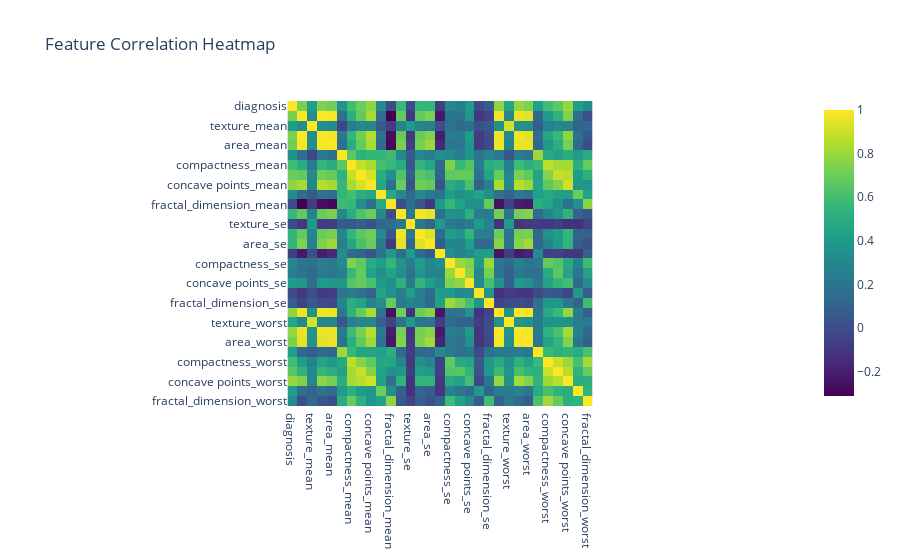

Source (notebook cell):
### Markdown cell above
# 🌡️ **Correlation Heatmap**

### 🎯 **Objective**:
- Visualize the correlation between features to identify relationships or redundancies in the dataset.

### 🔧 **Code**:
1. **Compute the Correlation Matrix**:
   - Use the `corr` method to calculate pairwise correlations between features:
     ```python
     correlation_matrix = data.corr()
     ```

2. **Create the Heatmap**:
   - Use `plotly.express.imshow` to create an interactive heatmap:
     ```python
     fig = px.imshow(
         correlation_matrix, 
         title='Feature Correlation Heatmap', 
         color_continuous_scale='Viridis'
     )
     ```

3. **Display the Heatmap**:
   - Render the heatmap:
     ```python
     fig.show()
     ```

### 🌈 **Visualization Output**:
- A heatmap showing correlation coefficients:
  - Values range from `-1` (perfect negative correlation) to `1` (perfect positive correlation).
  - `0` indicates no correlation.

### 💡 **Why Visualize?**
- Identify highly correlated features that may cause multicollinearity, which can degrade model performance.
- Aid in feature selection by removing redundant features.

### Code cell
# Correlation Heatmap
correlation_matrix = data.corr()
fig = px.imshow(
    correlation_matrix, 
    title='Feature Correlation Heatmap', 
    color_continuous_scale='Viridis'
)
fig.show()

### Figure 1 — Plotly figure (JSON) as saved in the notebook; plotly's stock layout.template omitted (floating-point values rounded to 4 significant figures; data arrays with more than 128 entries replaced by an {"elided": "..."} marker saying what was removed)
{"data": [{"coloraxis": "coloraxis", "hovertemplate": "x: %{x}<br>y: %{y}<br>color: %{z}<extra></extra>", "name": "0", "type": "heatmap", "x": ["diagnosis", "radius_mean", "texture_mean", "perimeter_mean", "area_mean", "smoothness_mean", "compactness_mean", "concavity_mean", "concave points_mean", "symmetry_mean", "fractal_dimension_mean", "radius_se", "texture_se", "perimeter_se", "area_se", "smoothness_se", "compactness_se", "concavity_se", "concave points_se", "symmetry_se", "fractal_dimension_se", "radius_worst", "texture_worst", "perimeter_worst", "area_worst", "smoothness_worst", "compactness_worst", "concavity_worst", "concave points_worst", "symmetry_worst", "fractal_dimension_worst"], "xaxis": "x", "y": ["diagnosis", "radius_mean", "texture_mean", "perimeter_mean", "area_mean", "smoothness_mean", "compactness_mean", "concavity_mean", "concave points_mean", "symmetry_mean", "fractal_dimension_mean", "radius_se", "texture_se", "perimeter_se", "area_se", "smoothness_se", "compactness_se", "concavity_se", "concave points_se", "symmetry_se", "fractal_dimension_se", "radius_worst", "texture_worst", "perimeter_worst", "area_worst", "smoothness_worst", "compactness_worst", "concavity_worst", "concave points_worst", "symmetry_worst", "fractal_dimension_worst"], "yaxis": "y", "z": {"elided": "31x31 float values"}}], "layout": {"coloraxis": {"colorscale": [[0, "#440154"], [0.1111, "#482878"], [0.2222, "#3e4989"], [0.3333, "#31688e"], [0.4444, "#26828e"], [0.5556, "#1f9e89"], [0.6667, "#35b779"], [0.7778, "#6ece58"], [0.8889, "#b5de2b"], [1, "#fde725"]]}, "title": {"text": "Feature Correlation Heatmap"}, "xaxis": {"anchor": "y", "constrain": "domain", "domain": [0, 1], "scaleanchor": "y"}, "yaxis": {"anchor": "x", "autorange": "reversed", "constrain": "domain", "domain": [0, 1]}}}
